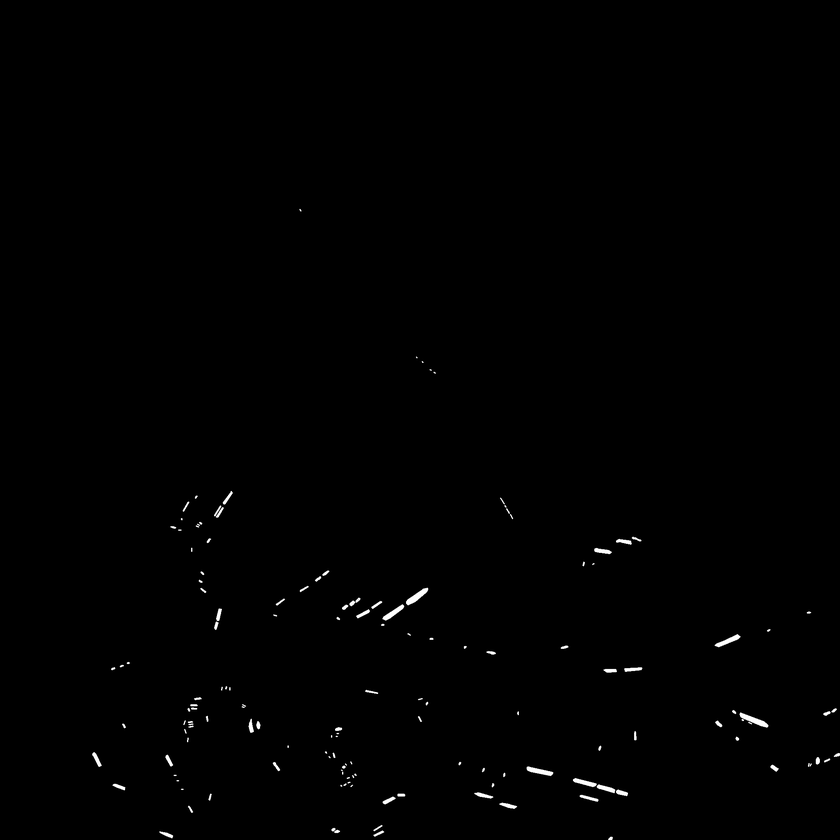
#> input picture data/example_mask.png, 840 x 840 px, shrunk from 2048 x 2048 before the run, found by its file name
$ python main.py
#> lines starting #> are read from the running program, lines starting #| are printed output that depends on the picture; after the words box and inside, x2 and y2 are one past the last pixel; in counts of white or black regions, pixels touching at a corner belong together
### src/blob_bounding_box/mask_loader.py
from pathlib import Path

import cv2
from loguru import logger

from blob_bounding_box.models import BinaryMask


def load_binary_mask(image_path: str | Path) -> BinaryMask:
    """Load a binary PNG mask and validate its 2D binary properties.

    Args:
        image_path: Path to the .png mask file.

    Returns:
        BinaryMask instance containing validated 2D uint8 numpy array.

    Raises:
        FileNotFoundError: If the file does not exist.
        ValueError: If image is empty, not 2-dimensional, or unreadable.
    """
    path = Path(image_path).resolve()
    if not path.exists():
        logger.error("Mask file not found: {}", path)
        raise FileNotFoundError(f"Mask file not found at: {path}")

    logger.debug("Loading mask image from {}", path)
    image = cv2.imread(str(path), cv2.IMREAD_GRAYSCALE)
#> image is the input picture: shape (840, 840); min 0, max 255, mean 1

    if image is None:
        logger.error("Failed to decode image from {}", path)
        raise ValueError(f"Failed to read image at: {path}")

    if image.ndim != 2:
        logger.error("Image is not 2-dimensional: shape={}", image.shape)
        raise ValueError(f"Expected 2D image, got shape {image.shape}")

    # Standardize binary representation: 0 for background, 255 for foreground
    binary_data = (image > 0).astype("uint8") * 255
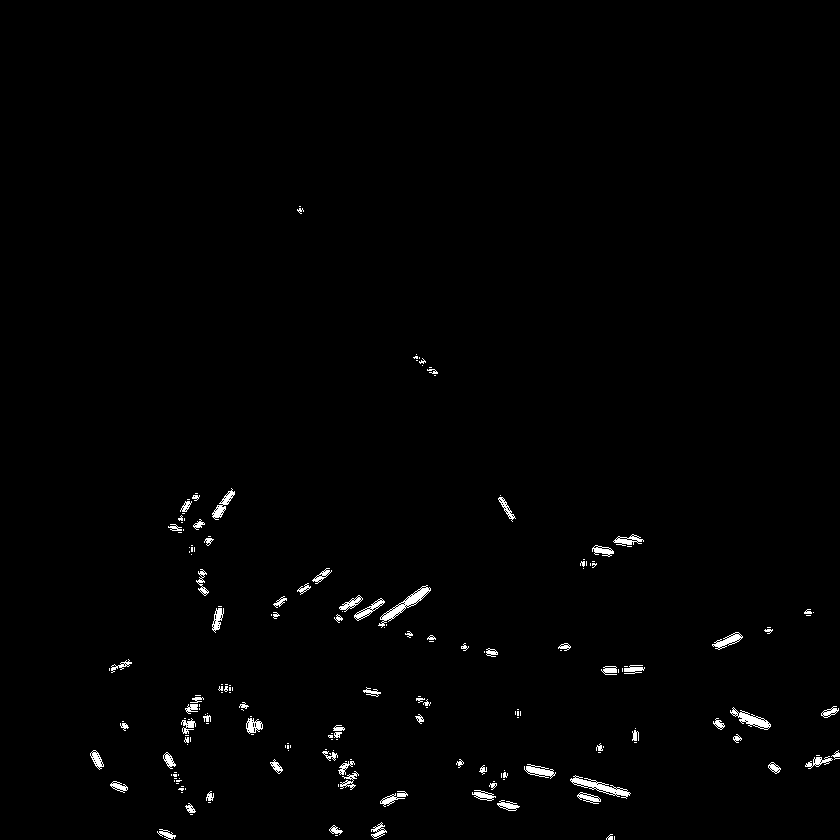
#> binary_data: shape (840, 840); 1.1% white; 199 white regions (120 under 20 px), largest, box (x1, y1, x2, y2) and area: (378, 585, 431, 628) 458, (570, 775, 631, 799) 423, (730, 707, 771, 730) 325
    height, width = binary_data.shape
#> height = 840; width = 840

    foreground_pixel_count = int((binary_data > 0).sum())
#> foreground_pixel_count = 7485
    logger.info(
        "Loaded mask {}: {}x{}, foreground pixels: {}",
        path.name,
        width,
        height,
        foreground_pixel_count,
    )

    return BinaryMask(
        data=binary_data,
        height=height,
        width=width,
        source_path=path,
    )

### src/blob_bounding_box/pipeline.py
import sys
import time
from datetime import datetime, timezone
from pathlib import Path

import cv2
from loguru import logger

from blob_bounding_box.detector import extract_blobs
from blob_bounding_box.exporter import export_bounding_boxes_to_csv
from blob_bounding_box.mask_loader import load_binary_mask
from blob_bounding_box.models import ProcessingSummary, RotatedBoundingBox
from blob_bounding_box.optimizer import calculate_rotated_bounding_box


def configure_logging(level: str = "INFO") -> None:
    """Configure loguru format and level for workflow trace visibility."""
    logger.remove()
    log_format = (
        "<green>{time:YYYY-MM-DD HH:mm:ss.SSS}</green> | "
        "<level>{level: <8}</level> | "
        "<cyan>{name}</cyan>:<cyan>{function}</cyan>:<cyan>{line}</cyan> - "
        "<level>{message}</level>"
    )
    logger.add(sys.stderr, format=log_format, level=level, colorize=True)


def process_mask_pipeline(
    image_path: str | Path,
    output_dir: str | Path = ".",
    min_area_threshold: int = 1,
) -> tuple[Path, ProcessingSummary]:
    """Execute the complete end-to-end bounding box workflow with full logging trace.

    Stages executed:
      1. Log ingestion and load mask.
      2. Extract connected components and apply area filter.
      3. Compute optimal rotated bounding boxes and calculate IoU.
      4. Export records to timestamped CSV.
      5. Log and return summary metrics.

    Args:
        image_path: Path to input binary mask PNG.
        output_dir: Output directory for CSV export.
        min_area_threshold: Threshold to ignore noise blobs.

    Returns:
        Tuple of (generated CSV path, ProcessingSummary object).
    """
    start_time = time.perf_counter()
    image_path = Path(image_path).resolve()
    logger.info("Starting blob bounding box pipeline for {}", image_path)

    # 1. Load mask
    mask = load_binary_mask(image_path)

    # 2. Extract blobs
    num_labels, _, _, _ = cv2.connectedComponentsWithStats(mask.data, connectivity=8)
#> num_labels = 200
    total_components = num_labels - 1
#> total_components = 199
    blobs = extract_blobs(mask, min_area_threshold=min_area_threshold)
    filtered_count = total_components - len(blobs)

    # 3. Calculate rotated bounding boxes
    logger.info("Computing rotated bounding boxes for {} blobs", len(blobs))
    boxes: list[RotatedBoundingBox] = []
    total_iou = 0.0

    for blob in blobs:
        box = calculate_rotated_bounding_box(blob)
        boxes.append(box)
        total_iou += box.iou
        logger.debug(
            "Blob {}: pixel_count={}, center=({:.1f}, {:.1f}), size=({:.1f}, {:.1f}), "
            "angle={:.1f} deg, IoU={:.3f}",
            box.blob_id,
            blob.pixel_count,
            box.center_x,
            box.center_y,
            box.width,
            box.height,
            box.angle,
            box.iou,
        )

    mean_iou = (total_iou / len(boxes)) if boxes else 1.0

    # 4. Export to timestamped CSV
    now = datetime.now(timezone.utc)
    csv_path = export_bounding_boxes_to_csv(boxes, output_dir=output_dir, timestamp=now)

    elapsed = time.perf_counter() - start_time

    summary = ProcessingSummary(
        mask_path=image_path,
        output_csv_path=csv_path,
        total_components_detected=total_components,
        filtered_components_count=filtered_count,
        exported_records_count=len(boxes),
        mean_iou=round(mean_iou, 4),
        elapsed_seconds=round(elapsed, 4),
    )

    logger.info(
        "Pipeline completed in {:.3f}s: {} blobs exported to {}, mean IoU: {:.3f}",
        elapsed,
        len(boxes),
        csv_path.name,
        mean_iou,
    )

    return csv_path, summary

### src/blob_bounding_box/detector.py
import cv2
import numpy as np
from loguru import logger

from blob_bounding_box.models import BinaryMask, Blob


def extract_blobs(
    mask: BinaryMask,
    min_area_threshold: int = 1,
    connectivity: int = 8,
) -> list[Blob]:
    """Identify and extract all connected components (blobs) from a binary mask.

    Args:
        mask: The BinaryMask to process.
        min_area_threshold: Minimum pixel count required to retain a blob (default: 1).
        connectivity: Pixel connectivity neighborhood (4 or 8, default: 8).

    Returns:
        List of Blob instances, each with sequential blob_id, pixel_count, centroid, and contour.
    """
#> called with min_area_threshold = 1, connectivity = 8
    logger.info(
        "Extracting blobs with connectivity={}, min_area_threshold={}",
        connectivity,
        min_area_threshold,
    )
    num_labels, labels, stats, centroids = cv2.connectedComponentsWithStats(
        mask.data, connectivity=connectivity
    )
#> labels: shape (840, 840) int32; 200 distinct labels, from 0 to 199
#> num_labels = 200; stats = 200 rows, first 6: [0, 0, 840, 840, 698115], [299, 206, 2, 1, 2], [297, 208, 7, 6, 20], [416, 354, 1, 1, 1], [413, 356, 5, 3, 11], [419, 357, 1, 2, 2]; centroids = 200 pairs, first value 96.52 to 836.1, second value 206 to 837.5

    total_detected = num_labels - 1
#> total_detected = 199
    logger.debug("Raw connected components identified: {}", total_detected)

    blobs: list[Blob] = []
    filtered_count = 0
    assigned_id = 1

    for label in range(1, num_labels):
        area = int(stats[label, cv2.CC_STAT_AREA])
        if area < min_area_threshold:
            filtered_count += 1
            continue

        cx = float(centroids[label][0])
        cy = float(centroids[label][1])

        # Extract bounding box submask for fast contour extraction
        left = int(stats[label, cv2.CC_STAT_LEFT])
        top = int(stats[label, cv2.CC_STAT_TOP])
        w = int(stats[label, cv2.CC_STAT_WIDTH])
        h = int(stats[label, cv2.CC_STAT_HEIGHT])

        submask = (labels[top : top + h, left : left + w] == label).astype("uint8") * 255
        contours, _ = cv2.findContours(submask, cv2.RETR_EXTERNAL, cv2.CHAIN_APPROX_SIMPLE)

        if contours:
            # Shift submask contours back to full image coordinate space
            offset = np.array([[[left, top]]], dtype=np.int32)
            # If multiple outer contours exist for complex topologies, concatenate their vertices
            contour = np.vstack([c + offset for c in contours])
        else:
            # Fallback for degenerate single-pixel cases
            contour = np.array([[[left, top]]], dtype=np.int32)

        blobs.append(
            Blob(
                blob_id=assigned_id,
                pixel_count=area,
                centroid=(cx, cy),
                contour=contour,
            )
        )
        assigned_id += 1
#> this loop made 199 passes
#> (area, cx, cy, left, top, w, h, contours) on passes 2, 10, 12, 14, 16, 18, 22: (20, 299.9, 210.1, 297, 208, 7, 6, 1 contour, all with area under 20), (30, 432.4, 371, 427, 369, 11, 5, 1 contour, all with area under 20), (222, 222.7, 504.8, 212, 488, 23, 32, 1 contour; box (x1, y1, x2, y2) and area: (0, 0, 23, 32) 202), (28, 195.3, 497, 192, 495, 8, 6, 1 contour, all with area under 20), (115, 506.1, 508, 498, 497, 18, 25, 1 contour; box (x1, y1, x2, y2) and area: (0, 0, 18, 25) 110), (63, 185.6, 506, 180, 501, 12, 11, 1 contour; box (x1, y1, x2, y2) and area: (0, 0, 12, 11) 55), (56, 198.4, 524.3, 193, 519, 12, 11, 1 contour; box (x1, y1, x2, y2) and area: (0, 0, 12, 11) 40)

    logger.info(
        "Blob extraction complete: {} retained, {} filtered (< {} px)",
        len(blobs),
        filtered_count,
        min_area_threshold,
    )
    return blobs

### src/blob_bounding_box/exporter.py
import csv
from datetime import datetime, timezone
from pathlib import Path

from loguru import logger

from blob_bounding_box.models import RotatedBoundingBox

CSV_FIELDNAMES = ["blob_id", "center_x", "center_y", "width", "height", "angle"]


def export_bounding_boxes_to_csv(
    boxes: list[RotatedBoundingBox],
    output_dir: str | Path = ".",
    timestamp: datetime | None = None,
) -> Path:
    """Write bounding box records to a CSV named 'blob_bounding_boxes_{timestamp}.csv'.

    Args:
        boxes: List of computed RotatedBoundingBox instances.
        output_dir: Destination directory path.
        timestamp: Optional datetime object (defaults to current UTC datetime).

    Returns:
        Path to the generated CSV file.
    """
#> called with output_dir = '.'
    out_dir = Path(output_dir).resolve()
    out_dir.mkdir(parents=True, exist_ok=True)

    if timestamp is None:
        timestamp = datetime.now(timezone.utc)

    ts_str = timestamp.strftime("%Y%m%d_%H%M%S")
    filename = f"blob_bounding_boxes_{ts_str}.csv"
    csv_path = out_dir / filename

    logger.info("Exporting {} bounding box records to {}", len(boxes), csv_path)

    with open(csv_path, mode="w", newline="", encoding="utf-8") as f:
        writer = csv.DictWriter(f, fieldnames=CSV_FIELDNAMES)
        writer.writeheader()
        for box in boxes:
            writer.writerow(box.to_record().to_dict())

    logger.info("Successfully wrote {} to {}", filename, csv_path)
    return csv_path

### src/blob_bounding_box/models.py
from dataclasses import dataclass
from pathlib import Path
from typing import Any

import numpy as np


@dataclass(frozen=True)
class BinaryMask:
    """Represents a validated 2D binary segmentation mask."""

    data: np.ndarray
    height: int
    width: int
    source_path: Path | None = None

    def __post_init__(self) -> None:
        if self.data.ndim != 2:
            raise ValueError(f"BinaryMask data must be 2D, got shape {self.data.shape}")
        if self.height <= 0 or self.width <= 0:
            raise ValueError(f"Dimensions must be positive, got ({self.height}, {self.width})")


@dataclass(frozen=True)
class Blob:
    """Represents a discrete connected component in a binary mask."""

    blob_id: int
    pixel_count: int
    centroid: tuple[float, float]
    contour: np.ndarray

    def __post_init__(self) -> None:
        if self.blob_id < 1:
            raise ValueError(f"blob_id must be >= 1, got {self.blob_id}")
        if self.pixel_count < 1:
            raise ValueError(f"pixel_count must be >= 1, got {self.pixel_count}")


@dataclass(frozen=True)
class BoundingBoxRecord:
    """Exportable tabular row matching the required CSV schema."""

    blob_id: int
    center_x: float
    center_y: float
    width: float
    height: float
    angle: float

    def to_dict(self) -> dict[str, Any]:
        """Convert record to a dictionary suitable for CSV serialization."""
        return {
            "blob_id": self.blob_id,
            "center_x": round(self.center_x, 2),
            "center_y": round(self.center_y, 2),
            "width": round(self.width, 2),
            "height": round(self.height, 2),
            "angle": round(self.angle, 2),
        }


@dataclass(frozen=True)
class RotatedBoundingBox:
    """Geometric rotated rectangle bounding box maximizing enclosing IoU."""

    blob_id: int
    center_x: float
    center_y: float
    width: float
    height: float
    angle: float
    corners: list[tuple[float, float]]
    box_area: float
    iou: float

    def __post_init__(self) -> None:
        if not (-90.0 <= self.angle <= 90.0):
            raise ValueError(f"angle must be in [-90.0, 90.0], got {self.angle}")
        if self.width < 0 or self.height < 0:
            raise ValueError(f"dimensions must be non-negative, got ({self.width}, {self.height})")
        if not (0.0 <= self.iou <= 1.0001):
            raise ValueError(f"iou must be in [0.0, 1.0], got {self.iou}")

    def to_record(self) -> BoundingBoxRecord:
        """Convert to CSV export record."""
        return BoundingBoxRecord(
            blob_id=self.blob_id,
            center_x=self.center_x,
            center_y=self.center_y,
            width=self.width,
            height=self.height,
            angle=self.angle,
        )


@dataclass(frozen=True)
class ProcessingSummary:
    """Execution metrics and operational summary for a completed pipeline run."""

    mask_path: Path
    output_csv_path: Path
    total_components_detected: int
    filtered_components_count: int
    exported_records_count: int
    mean_iou: float
    elapsed_seconds: float

### src/blob_bounding_box/optimizer.py
import math

import cv2
import numpy as np

from blob_bounding_box.models import Blob, RotatedBoundingBox


def _order_corners_clockwise(pts: np.ndarray, cx: float, cy: float) -> list[tuple[float, float]]:
    """Order 4 rectangle vertices in clockwise sequence starting from the top-left vertex."""
    # Compute angles relative to centroid
    angles = [math.atan2(y - cy, x - cx) for x, y in pts]
    # Sort points by angle clockwise (negative of standard counter-clockwise)
    sorted_indices = sorted(range(len(pts)), key=lambda i: angles[i])
    sorted_pts = pts[sorted_indices]

    # Find the top-left-most point (minimum x + y) to establish canonical start
    start_idx = int(np.argmin(sorted_pts[:, 0] + sorted_pts[:, 1]))
    ordered = np.roll(sorted_pts, -start_idx, axis=0)

    return [(float(pt[0]), float(pt[1])) for pt in ordered]


def calculate_rotated_bounding_box(blob: Blob) -> RotatedBoundingBox:
    """Compute the minimum-area rotated rectangle enclosing the blob to maximize IoU.

    Args:
        blob: Target Blob instance.

    Returns:
        RotatedBoundingBox with center, dimensions, angle in [-90, +90],
        clockwise corners, and IoU metric.
    """
    pts = blob.contour
    # Handle degenerate components (single point or empty)
    if pts is None or len(pts) == 0:
        cx, cy = blob.centroid
        return RotatedBoundingBox(
            blob_id=blob.blob_id,
            center_x=cx,
            center_y=cy,
            width=1.0,
            height=1.0,
            angle=0.0,
            corners=[
                (cx - 0.5, cy - 0.5),
                (cx + 0.5, cy - 0.5),
                (cx + 0.5, cy + 0.5),
                (cx - 0.5, cy + 0.5),
            ],
            box_area=1.0,
            iou=1.0,
        )

    if len(pts) < 3:
        # Collinear or 1-2 points: use bounding extents
        flat_pts = pts.reshape(-1, 2)
        min_x, min_y = flat_pts.min(axis=0)
        max_x, max_y = flat_pts.max(axis=0)
        cx = float((min_x + max_x) / 2.0)
        cy = float((min_y + max_y) / 2.0)
        w = float(max(max_x - min_x + 1.0, 1.0))
        h = float(max(max_y - min_y + 1.0, 1.0))
        return RotatedBoundingBox(
            blob_id=blob.blob_id,
            center_x=cx,
            center_y=cy,
            width=w,
            height=h,
            angle=0.0,
            corners=[
                (cx - w / 2, cy - h / 2),
                (cx + w / 2, cy - h / 2),
                (cx + w / 2, cy + h / 2),
                (cx - w / 2, cy + h / 2),
            ],
            box_area=float(w * h),
            iou=min(float(blob.pixel_count) / float(w * h), 1.0),
        )

    # General case using rotating calipers
    rect = cv2.minAreaRect(pts)
    (cx, cy), (w, h), raw_angle = rect

    cx = float(cx)
    cy = float(cy)
    width = float(w)
    height = float(h)
    angle = float(raw_angle)

    # Ensure angle is strictly within [-90.0, 90.0]
    while angle < -90.0:
        angle += 180.0
    while angle > 90.0:
        angle -= 180.0

    # Ensure width and height are non-negative
    width = max(width, 0.0)
    height = max(height, 0.0)

    # Compute 4 corner points
    box_pts = cv2.boxPoints(rect)
    corners = _order_corners_clockwise(box_pts, cx, cy)

    box_area = max(width * height, 1.0)
    iou = min(float(blob.pixel_count) / max(box_area, float(blob.pixel_count)), 1.0)

    return RotatedBoundingBox(
        blob_id=blob.blob_id,
        center_x=cx,
        center_y=cy,
        width=width,
        height=height,
        angle=angle,
        corners=corners,
        box_area=box_area,
        iou=iou,
    )

### src/main.py
import sys
from pathlib import Path

from blob_bounding_box import configure_logging, process_mask_pipeline


def main() -> None:
    configure_logging(level="INFO")
    image_path = sys.argv[1] if len(sys.argv) > 1 else "data/example_mask.png"
    csv_path, summary = process_mask_pipeline(Path(image_path))
    print(f"Extraction complete! Saved to {csv_path}")
#| Extraction complete! Saved to src/blob_bounding_boxes_20261121_095826.csv
    print(
        f"Blobs exported: {summary.exported_records_count}, "
        f"Mean IoU: {summary.mean_iou:.4f}, "
        f"Duration: {summary.elapsed_seconds:.3f}s"
    )
#| Blobs exported: 199, Mean IoU: 0.8860, Duration: 0.125s


if __name__ == "__main__":
    main()
